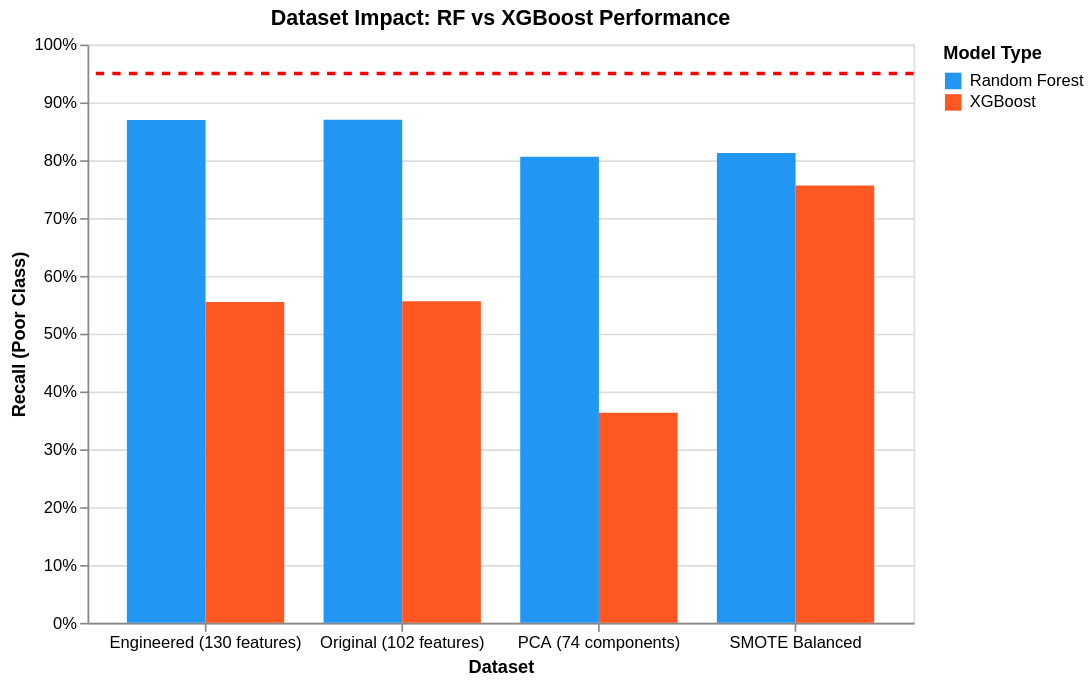

Write notebook code for a chart like this one.
### Code cell
# Filter RF+XGBoost models
rf_xgb_only = data_complete[data_complete['category'] == 'RF+XGBoost'].copy()

# Extract model type
rf_xgb_only['model_type'] = rf_xgb_only['model'].apply(
    lambda x: 'Random Forest' if 'Random Forest' in x else 'XGBoost'
)

# Create grouped chart
chart = alt.Chart(rf_xgb_only).mark_bar().encode(
    x=alt.X('dataset:N', title='Dataset', axis=alt.Axis(labelAngle=0)),
    y=alt.Y('recall_P:Q', 
            scale=alt.Scale(domain=[0, 1]),
            title='Recall (Poor Class)',
            axis=alt.Axis(format='.0%')),
    color=alt.Color('model_type:N', 
                    scale=alt.Scale(domain=['Random Forest', 'XGBoost'],
                                   range=['#2196F3', '#FF5722']),
                    legend=alt.Legend(title='Model Type')),
    xOffset='model_type:N',
    tooltip=['model_type:N', 'dataset:N', 
             alt.Tooltip('recall_P:Q', format='.3f'),
             alt.Tooltip('precision_P:Q', format='.3f'),
             alt.Tooltip('accuracy:Q', format='.3f')]
).properties(
    width=500,
    height=350,
    title='Dataset Impact: RF vs XGBoost Performance'
)

# Add target line
target = alt.Chart(pd.DataFrame({'y': [0.95]})).mark_rule(
    color='red', strokeDash=[5, 5], size=2
).encode(y='y:Q')

viz5 = chart + target

viz5.save('dataset_comparison.html')
print("✓ Saved: dataset_comparison.html")
viz5

### Figure 1 — Vega-Lite specification as saved in the notebook (floating-point values rounded to 4 significant figures)
{"config": {"view": {"continuousWidth": 300, "continuousHeight": 300}}, "layer": [{"data": {"name": "data-5d758fd1ea7192f67638234d1118b4c0"}, "mark": {"type": "bar"}, "encoding": {"color": {"field": "model_type", "legend": {"title": "Model Type"}, "scale": {"domain": ["Random Forest", "XGBoost"], "range": ["#2196F3", "#FF5722"]}, "type": "nominal"}, "tooltip": [{"field": "model_type", "type": "nominal"}, {"field": "dataset", "type": "nominal"}, {"field": "recall_P", "format": ".3f", "type": "quantitative"}, {"field": "precision_P", "format": ".3f", "type": "quantitative"}, {"field": "accuracy", "format": ".3f", "type": "quantitative"}], "x": {"axis": {"labelAngle": 0}, "field": "dataset", "title": "Dataset", "type": "nominal"}, "xOffset": {"field": "model_type", "type": "nominal"}, "y": {"axis": {"format": ".0%"}, "field": "recall_P", "scale": {"domain": [0, 1]}, "title": "Recall (Poor Class)", "type": "quantitative"}}, "title": "Dataset Impact: RF vs XGBoost Performance"}, {"data": {"name": "data-86672c64be5f4d47d0cac933d7984f9c"}, "mark": {"type": "rule", "color": "red", "size": 2, "strokeDash": [5, 5]}, "encoding": {"y": {"field": "y", "type": "quantitative"}}}], "height": 350, "width": 500, "$schema": "https://vega.github.io/schema/vega-lite/v5.8.0.json", "datasets": {"data-5d758fd1ea7192f67638234d1118b4c0": [{"rank": 2, "model": "Random Forest", "dataset": "Original (102 features)", "category": "RF+XGBoost", "accuracy": 0.7561, "recall_P": 0.8699, "precision_P": 0.4814, "f1_P": 0.6198, "recall_macro": 0.7906, "f1_macro": 0.7206, "meets_95_target": false, "model_type": "Random Forest"}, {"rank": 3, "model": "Random Forest", "dataset": "Engineered (130 features)", "category": "RF+XGBoost", "accuracy": 0.754, "recall_P": 0.8696, "precision_P": 0.4839, "f1_P": 0.6218, "recall_macro": 0.7888, "f1_macro": 0.7196, "meets_95_target": false, "model_type": "Random Forest"}, {"rank": 5, "model": "Random Forest", "dataset": "SMOTE Balanced", "category": "RF+XGBoost", "accuracy": 0.7444, "recall_P": 0.8125, "precision_P": 0.4865, "f1_P": 0.6086, "recall_macro": 0.7658, "f1_macro": 0.7085, "meets_95_target": false, "model_type": "Random Forest"}, {"rank": 6, "model": "Random Forest", "dataset": "PCA (74 components)", "category": "RF+XGBoost", "accuracy": 0.7363, "recall_P": 0.8061, "precision_P": 0.4639, "f1_P": 0.5889, "recall_macro": 0.7583, "f1_macro": 0.6976, "meets_95_target": false, "model_type": "Random Forest"}, {"rank": 7, "model": "XGBoost", "dataset": "SMOTE Balanced", "category": "RF+XGBoost", "accuracy": 0.7579, "recall_P": 0.7563, "precision_P": 0.5631, "f1_P": 0.6456, "recall_macro": 0.7586, "f1_macro": 0.7273, "meets_95_target": false, "model_type": "XGBoost"}, {"rank": 11, "model": "XGBoost", "dataset": "Original (102 features)", "category": "RF+XGBoost", "accuracy": 0.7793, "recall_P": 0.5559, "precision_P": 0.8041, "f1_P": 0.6574, "recall_macro": 0.7147, "f1_macro": 0.7435, "meets_95_target": false, "model_type": "XGBoost"}, {"rank": 12, "model": "XGBoost", "dataset": "Engineered (130 features)", "category": "RF+XGBoost", "accuracy": 0.7792, "recall_P": 0.5549, "precision_P": 0.8048, "f1_P": 0.6568, "recall_macro": 0.7144, "f1_macro": 0.7433, "meets_95_target": false, "model_type": "XGBoost"}, {"rank": 14, "model": "XGBoost", "dataset": "PCA (74 components)", "category": "RF+XGBoost", "accuracy": 0.7351, "recall_P": 0.3631, "precision_P": 0.7455, "f1_P": 0.4884, "recall_macro": 0.6283, "f1_macro": 0.6616, "meets_95_target": false, "model_type": "XGBoost"}], "data-86672c64be5f4d47d0cac933d7984f9c": [{"y": 0.95}]}}
